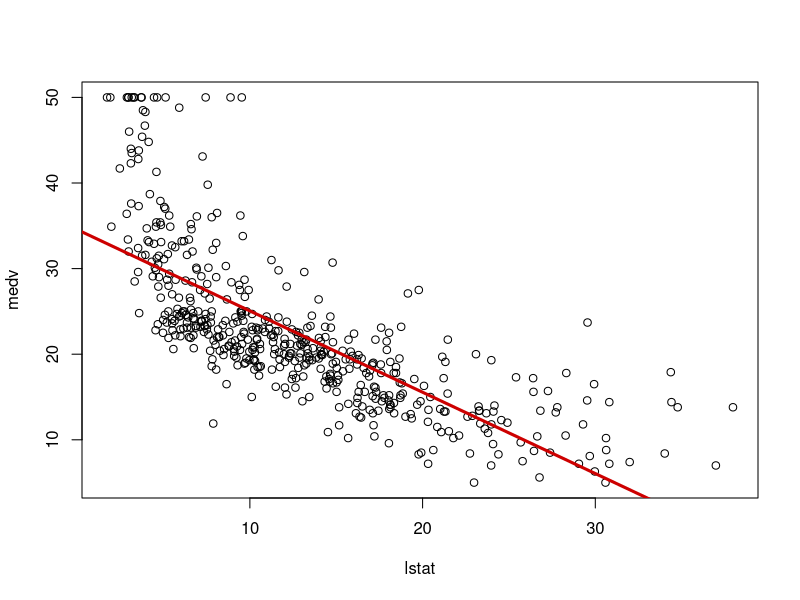
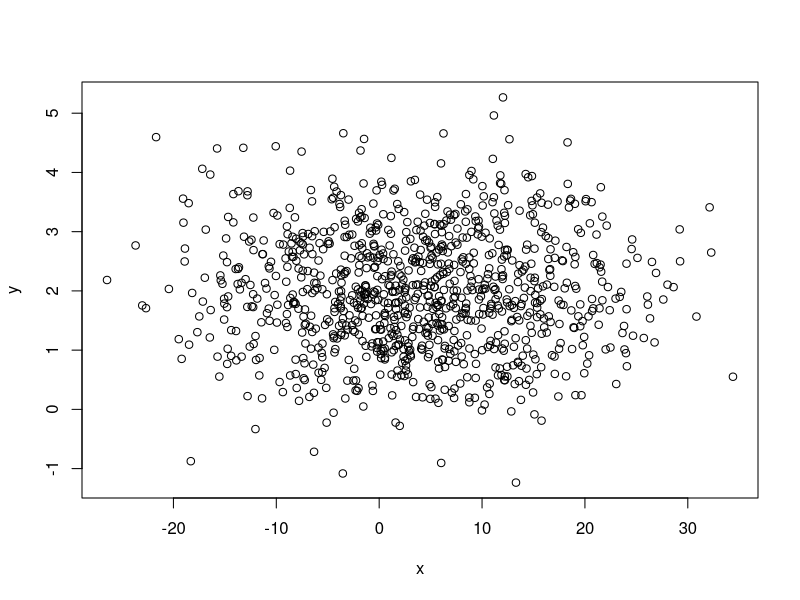
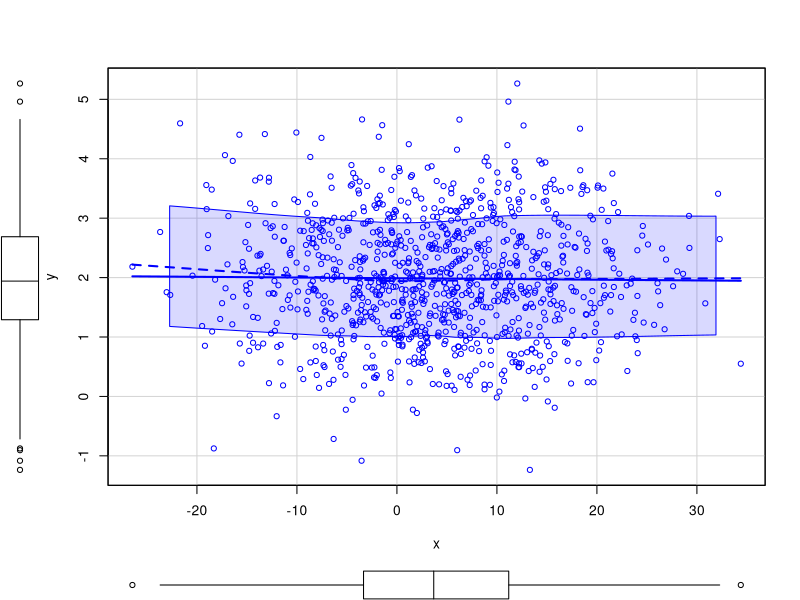

Here is the R script that generated these plots, in order:
#############################################
#
# Introduction to Prediction Modelling.
#
# Exercise & Pratical Solutions: GLM-I.
#
############################################
### Exo 1: Simple Regression.

### Load package.
library(MASS)
names(Boston)

### Fit 
lm.fit <- lm(medv~lstat,data=Boston) 
summary(lm.fit)

### Extract confidence intervals.
names(lm.fit)
coef(lm.fit)
confint(lm.fit)

### Plot the model.
attach(Boston)
x11(pointsize=22)
plot(lstat,medv)
abline(lm.fit,lwd=3,col="red3")
detach(Boston)

#############################################
### Exo 2: Simulate data with unrelated variables. 

require(car)
set.seed(0)

### Simulated data.
n <- 1000
y.mu <- 2;
x.mu <- 4;
y.sig <- 1;
x.sig <- 10;
y <- rnorm(n, y.mu, y.sig)
x <- rnorm(n, x.mu, x.sig)

### Construct a data.frame:
data <- data.frame(y,x)
names(data)

### Plot data:
plot(y ~ x); 
scatterplot(y~x,data)

### Two different ways of computing the column means:
colMeans(data)
sapply(data,mean)

### Covariance of x and y, computed 'manually':
xy.sig2.hat <- 0
for(i in 1:n) xy.sig2.hat <- xy.sig2.hat + sum((y[i]-mean(y))*(x[i]-mean(x)))/(n-1)
print(xy.sig2.hat)
### Compare with base-R function for covariance matrix.
var(data)
var(data)[1,2]; xy.sig2.hat

### Linear model, and outputs:
mod <- lm(y ~ x, data)
mod
print(mod)
summary(mod)

### Linear model with z-scores:
y.z <- (y - mean(y))/sd(y);
x.z <- (x - mean(x))/sd(x);
mod.z <- lm(y.z ~ x.z); mod.z;
summary(mod.z)

### Compare correlation coefficient
# with regression coefficient of standardized model.
coef(mod.z)[2]; cor(x,y)

####
# EoF
